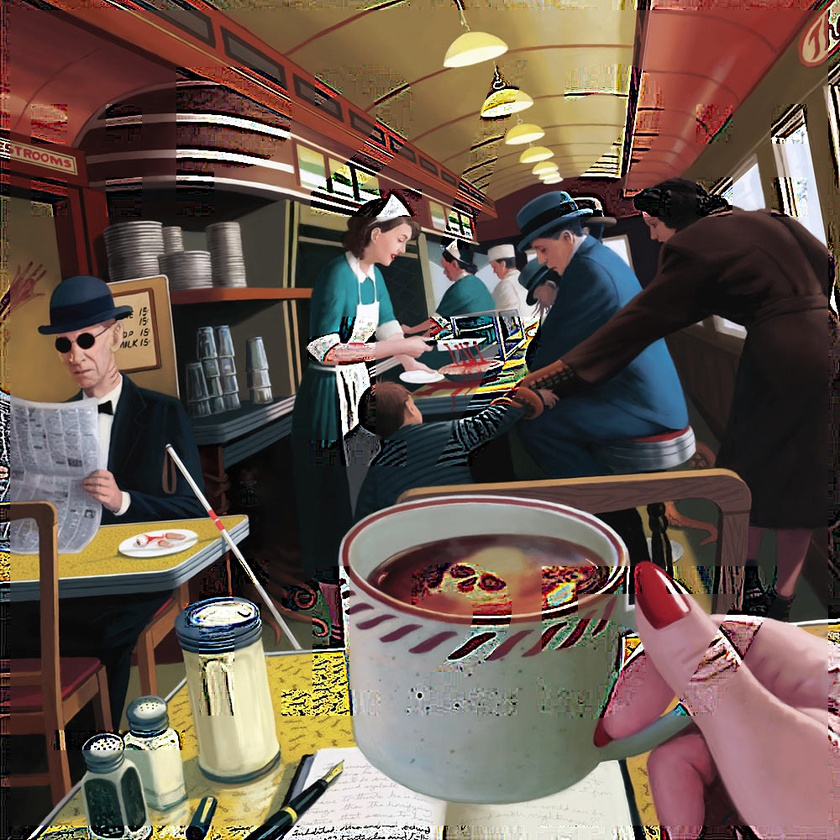
#> input picture 2023/PointerOverflow/forensics/a_petty_wage_in_regret/DF2.jpg, 840 x 840 px, shrunk from 1000 x 1000 before the run
$ python solve.py
#> lines starting #> are read from the running program, lines starting #| are printed output that depends on the picture; after the words box and inside, x2 and y2 are one past the last pixel; in counts of white or black regions, pixels touching at a corner belong together
import cv2
import numpy as np

def sharpen_image(image, sharpening_factor=2.0):
    # Define a custom sharpening kernel
    kernel = np.array([
        [-1, -1, -1],
        [-1, sharpening_factor, -1],
        [-1, -1, -1]
    ])

    # Apply the custom kernel using the filter2D function
    sharpened = cv2.filter2D(image, -1, kernel)

    return sharpened

def find_sharpened_area(image, threshold_value=30):
    # Convert the image to grayscale
    gray = cv2.cvtColor(image, cv2.COLOR_BGR2GRAY)

    # Compute the absolute difference between the original and sharpened images
    diff = cv2.absdiff(gray, cv2.cvtColor(sharpen_image(image), cv2.COLOR_BGR2GRAY))

    # Threshold the difference image to identify sharpened regions
    _, thresholded = cv2.threshold(diff, threshold_value, 255, cv2.THRESH_BINARY)

    # Blur the thresholded image to reduce object outlines
    blurred_thresholded = cv2.GaussianBlur(thresholded, (5, 5), 0)

    # Find contours of the sharpened regions in the blurred image
    contours, _ = cv2.findContours(blurred_thresholded, cv2.RETR_EXTERNAL, cv2.CHAIN_APPROX_SIMPLE)

    # Create a mask for the sharpened area
    mask = np.zeros_like(image)

    # Draw the contours on the mask and fill with red color
    cv2.drawContours(mask, contours, -1, (0, 0, 255), thickness=cv2.FILLED)

    # Add the mask to the original image to highlight the sharpened area
    sharpened_area = cv2.addWeighted(image, 1, mask, 0.5, 0)

    return sharpened_area

# Read the image
original_image = cv2.imread('DF2.jpg')
#> original_image is the input picture: shape (840, 840, 3); mean B, G, R 78.4, 88.5, 105.6

# Adjust the sharpening factor to control the strength of the sharpening effect
sharpening_factor = 6.7  # Experiment with different values
for _ in range(20):
    sharpened_image = sharpen_image(original_image, sharpening_factor)
#> this loop made 20 passes
#> pass 1, in sharpen_image, `sharpened = cv2.filter2D(image, -1, kernel)`:
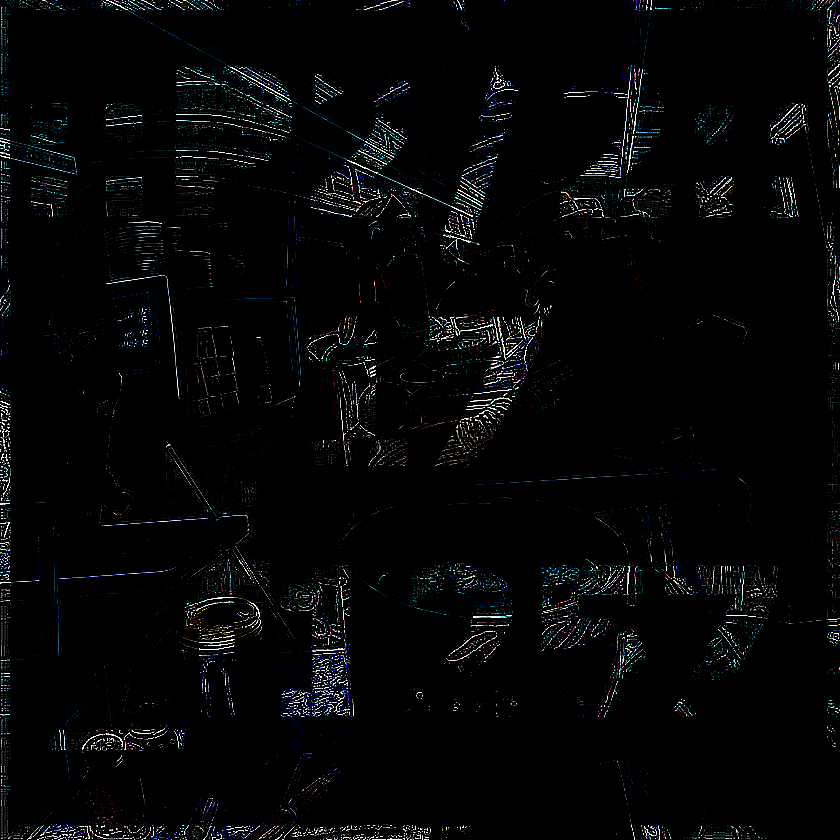
#> sharpened: shape (840, 840, 3); mean B, G, R 6.4, 5.9, 5.2

# Adjust the threshold value to control the visibility of the sharpened area
threshold_value = 100  # Experiment with different values
highlighted_image = find_sharpened_area(sharpened_image, threshold_value)
#> in sharpen_image (call 21), `sharpened = cv2.filter2D(image, -1, kernel)`:
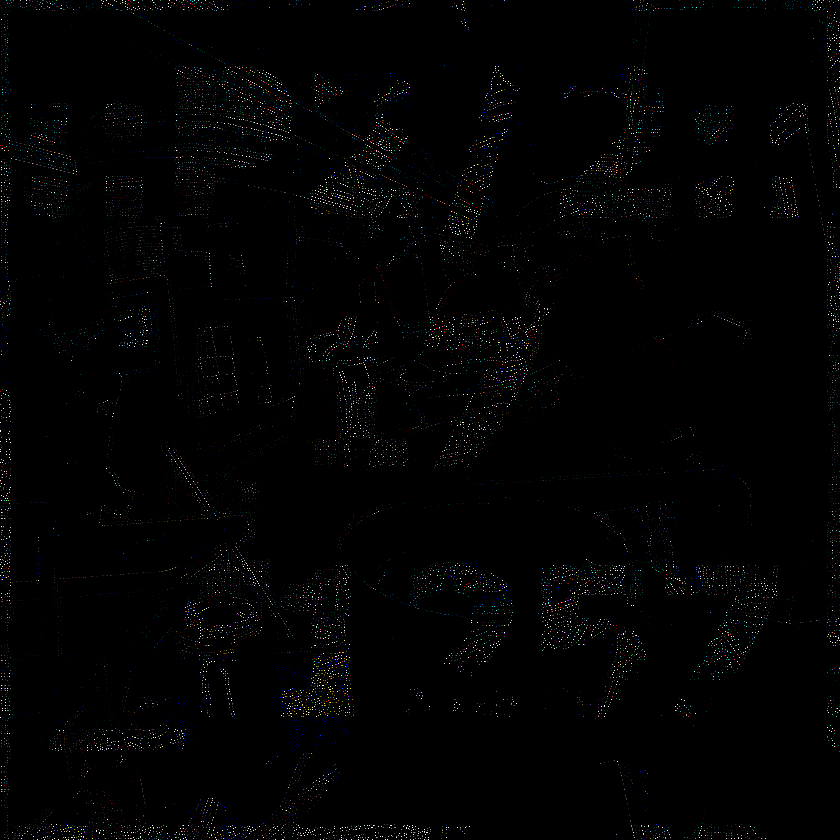
#> sharpened: shape (840, 840, 3); mean of channels 0, 1, 2 2.4, 2.2, 2.1; drawn as B, G, R
#> in find_sharpened_area, `diff = cv2.absdiff(gray, cv2.cvtColor(sharpen_image(image), cv2.COLOR_..`:
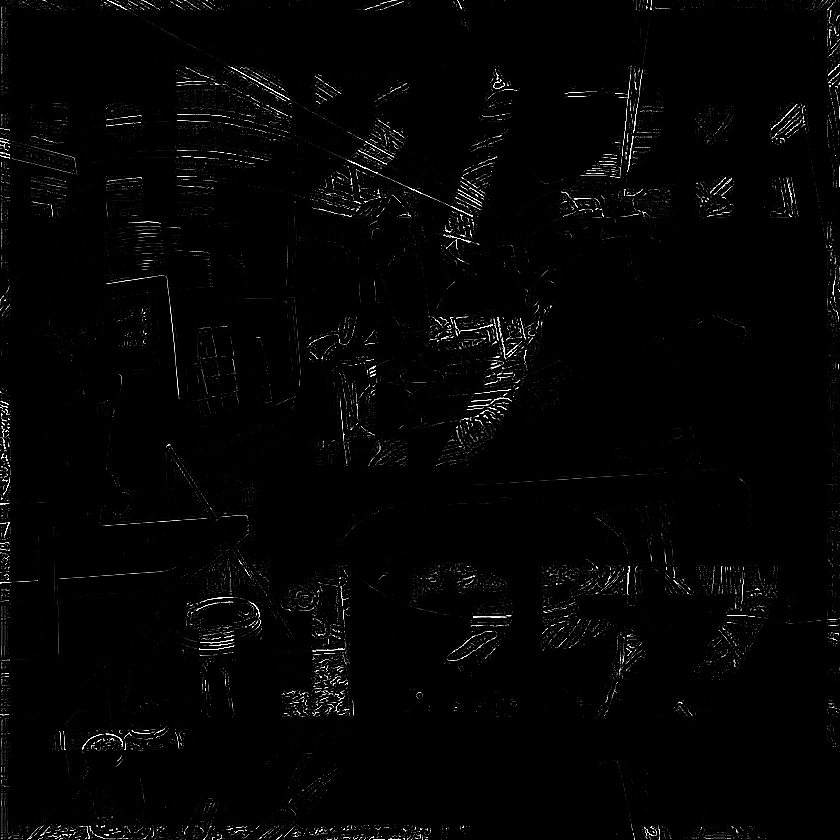
#> diff: shape (840, 840); min 0, max 255, mean 4.1
#> in find_sharpened_area, `_, thresholded = cv2.threshold(diff, threshold_value, 255, cv2.THRESH_..`: thresholded: shape (840, 840); 1.5% white in thin lines or dots
#> in find_sharpened_area, `contours, _ = cv2.findContours(blurred_thresholded, cv2.RETR_EXTERNAL,..`: contours = 342 contours, 102 with area under 20; largest, box (x1, y1, x2, y2) and area: (427, 314, 545, 456) 6112, (280, 568, 356, 719) 4761, (310, 118, 442, 235) 4634, (439, 154, 499, 252) 2652, (578, 67, 659, 180) 2631
#> in find_sharpened_area, `cv2.drawContours(mask, contours, -1, (0, 0, 255), thickness=cv2.FILLED)`:
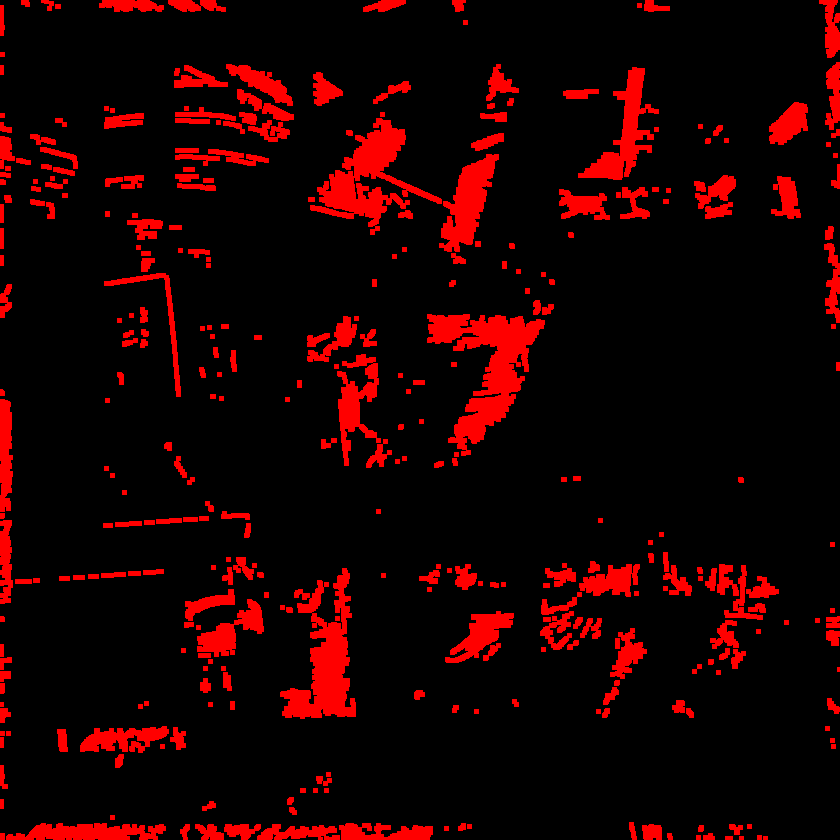
#> mask: shape (840, 840, 3); mean of channels 0, 1, 2 0, 0, 28; drawn as B, G, R
#> in find_sharpened_area, `sharpened_area = cv2.addWeighted(image, 1, mask, 0.5, 0)`:
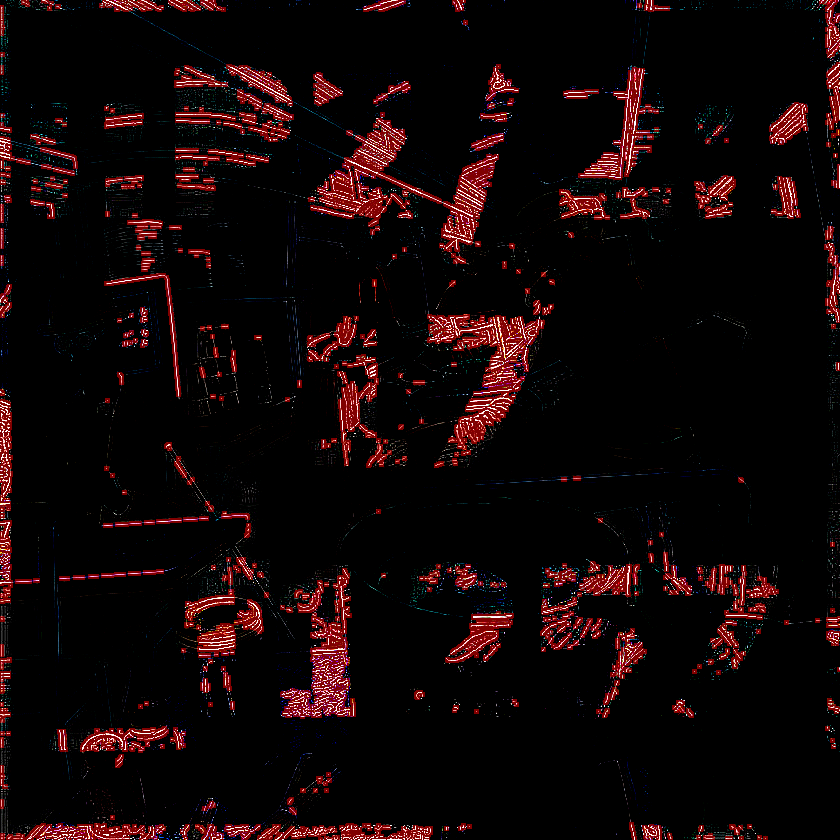
#> sharpened_area: shape (840, 840, 3); mean of channels 0, 1, 2 6.4, 5.9, 17.8; drawn as B, G, R

# Display the results
cv2.imshow('Original Image', original_image)
cv2.imshow('Sharpened Image', sharpened_image)
cv2.imshow('Highlighted Sharpened Area', highlighted_image)
cv2.waitKey(0)
cv2.destroyAllWindows()
